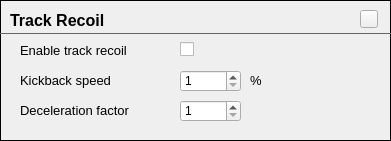
               <widget class="FrameContent" name="frmTrackRecoil">
                <property name="geometry">
                 <rect>
                  <x>440</x>
                  <y>290</y>
                  <width>391</width>
                  <height>141</height>
                 </rect>
                </property>
                <property name="frameShape">
                 <enum>QFrame::Box</enum>
                </property>
                <widget class="QLabel" name="lblEnableTrackRecoil">
                 <property name="geometry">
                  <rect>
                   <x>20</x>
                   <y>40</y>
                   <width>151</width>
                   <height>21</height>
                  </rect>
                 </property>
                 <property name="font">
                  <font>
                   <pointsize>10</pointsize>
                  </font>
                 </property>
                 <property name="text">
                  <string>Enable track recoil</string>
                 </property>
                </widget>
                <widget class="QLabel" name="label_24">
                 <property name="geometry">
                  <rect>
                   <x>10</x>
                   <y>10</y>
                   <width>301</width>
                   <height>21</height>
                  </rect>
                 </property>
                 <property name="font">
                  <font>
                   <family>MS Shell Dlg 2</family>
                   <pointsize>12</pointsize>
                   <weight>75</weight>
                   <bold>true</bold>
                  </font>
                 </property>
                 <property name="text">
                  <string>Track Recoil</string>
                 </property>
                </widget>
                <widget class="QFrame" name="frame_41">
                 <property name="geometry">
                  <rect>
                   <x>0</x>
                   <y>23</y>
                   <width>391</width>
                   <height>20</height>
                  </rect>
                 </property>
                 <property name="styleSheet">
                  <string notr="true">color: #666;</string>
                 </property>
                 <property name="frameShape">
                  <enum>QFrame::HLine</enum>
                 </property>
                 <property name="frameShadow">
                  <enum>QFrame::Plain</enum>
                 </property>
                </widget>
                <widget class="HelpButton" name="hpbTrackRecoil">
                 <property name="geometry">
                  <rect>
                   <x>360</x>
                   <y>10</y>
                   <width>18</width>
                   <height>18</height>
                  </rect>
                 </property>
                 <property name="maximumSize">
                  <size>
                   <width>18</width>
                   <height>18</height>
                  </size>
                 </property>
                 <property name="text">
                  <string/>
                 </property>
                </widget>
                <widget class="QCheckBox" name="chkEnableTrackRecoil">
                 <property name="geometry">
                  <rect>
                   <x>180</x>
                   <y>40</y>
                   <width>16</width>
                   <height>18</height>
                  </rect>
                 </property>
                 <property name="text">
                  <string/>
                 </property>
                </widget>
                <widget class="QSpinBox" name="spinKickbackSpeed">
                 <property name="geometry">
                  <rect>
                   <x>180</x>
                   <y>70</y>
                   <width>61</width>
                   <height>22</height>
                  </rect>
                 </property>
                 <property name="minimum">
                  <number>1</number>
                 </property>
                 <property name="maximum">
                  <number>100</number>
                 </property>
                </widget>
                <widget class="QLabel" name="label_59">
                 <property name="geometry">
                  <rect>
                   <x>20</x>
                   <y>70</y>
                   <width>151</width>
                   <height>21</height>
                  </rect>
                 </property>
                 <property name="font">
                  <font>
                   <pointsize>10</pointsize>
                  </font>
                 </property>
                 <property name="text">
                  <string>Kickback speed</string>
                 </property>
                </widget>
                <widget class="QLabel" name="label_40">
                 <property name="geometry">
                  <rect>
                   <x>250</x>
                   <y>70</y>
                   <width>21</width>
                   <height>21</height>
                  </rect>
                 </property>
                 <property name="font">
                  <font>
                   <pointsize>10</pointsize>
                  </font>
                 </property>
                 <property name="text">
                  <string>%</string>
                 </property>
                </widget>
                <widget class="QLabel" name="label_62">
                 <property name="geometry">
                  <rect>
                   <x>20</x>
                   <y>100</y>
                   <width>151</width>
                   <height>21</height>
                  </rect>
                 </property>
                 <property name="font">
                  <font>
                   <pointsize>10</pointsize>
                  </font>
                 </property>
                 <property name="text">
                  <string>Deceleration factor</string>
                 </property>
                </widget>
                <widget class="QSpinBox" name="spinDecelerateFactor">
                 <property name="geometry">
                  <rect>
                   <x>180</x>
                   <y>100</y>
                   <width>61</width>
                   <height>22</height>
                  </rect>
                 </property>
                 <property name="minimum">
                  <number>1</number>
                 </property>
                 <property name="maximum">
                  <number>100</number>
                 </property>
                </widget>
               </widget>
